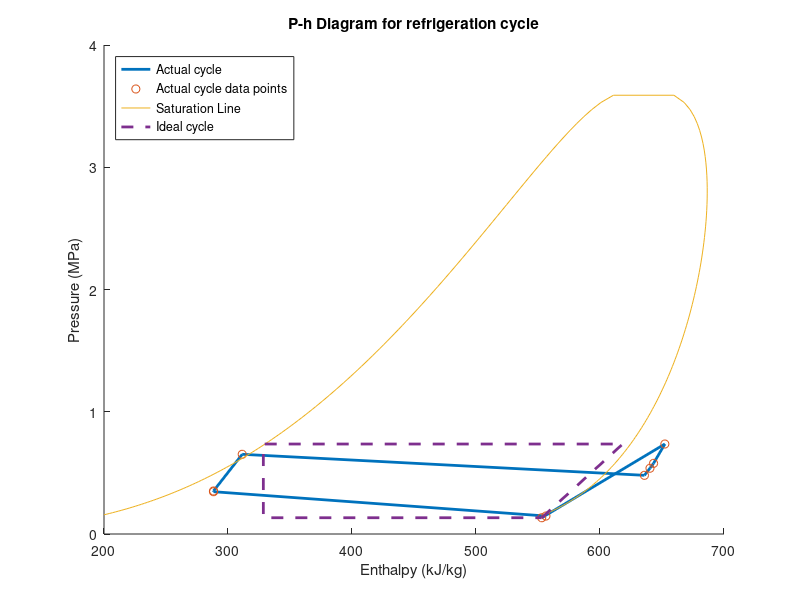

Here is the MATLAB script that generated this plot:
P = [0.133, 0.736, 0.578, 0.538, 0.48, 0.652, 0.352, 0.346, 0.147];
h = [552.99, 652.3, 643.18, 640.3, 635.82, 311.46, 288.33, 288.33, 556.41];
P_sat = [0.15696, 0.16259, 0.16839, 0.17434, 0.18045, 0.18672, 0.19316, 0.19976, 0.20654, 0.21349, 0.22061, 0.22792, 0.23541, 0.24308, 0.25094, 0.25899, 0.26724, 0.27568, 0.28432, 0.29317, 0.30222, 0.31148, 0.32095, 0.33064, 0.34054, 0.35067, 0.36102, 0.3716, 0.3824, 0.39344, 0.40472, 0.41624, 0.428, 0.44001, 0.45226, 0.46477, 0.47753, 0.49055, 0.50384, 0.51739, 0.53121, 0.5453, 0.55966, 0.57431, 0.58923, 0.60444, 0.61994, 0.63574, 0.65182, 0.66821, 0.6849, 0.70189, 0.71919, 0.73681, 0.75474, 0.77299, 0.79156, 0.81046, 0.82969, 0.84926, 0.86916, 0.8894, 0.90999, 0.93092, 0.95221, 0.97385, 0.99586, 1.0182, 1.041, 1.0641, 1.0875, 1.1114, 1.1356, 1.1603, 1.1853, 1.2107, 1.2365, 1.2627, 1.2893, 1.3163, 1.3438, 1.3716, 1.3999, 1.4286, 1.4578, 1.4874, 1.5174, 1.5478, 1.5788, 1.6101, 1.642, 1.6742, 1.707, 1.7402, 1.7739, 1.8081, 1.8428, 1.878, 1.9137, 1.9498, 1.9865, 2.0237, 2.0614, 2.0997, 2.1385, 2.1778, 2.2176, 2.258, 2.299, 2.3405, 2.3826, 2.4253, 2.4685, 2.5124, 2.5568, 2.6019, 2.6476, 2.6939, 2.7408, 2.7884, 2.8366, 2.8855, 2.9351, 2.9854, 3.0363, 3.088, 3.1404, 3.1936, 3.2475, 3.3023, 3.3578, 3.4142, 3.4715, 3.5298, 3.5891, 3.5891, 3.5298, 3.4715, 3.4142, 3.3578, 3.3023, 3.2475, 3.1936, 3.1404, 3.088, 3.0363, 2.9854, 2.9351, 2.8855, 2.8366, 2.7884, 2.7408, 2.6939, 2.6476, 2.6019, 2.5568, 2.5124, 2.4685, 2.4253, 2.3826, 2.3405, 2.299, 2.258, 2.2176, 2.1778, 2.1385, 2.0997, 2.0614, 2.0237, 1.9865, 1.9498, 1.9137, 1.878, 1.8428, 1.8081, 1.7739, 1.7402, 1.707, 1.6742, 1.642, 1.6101, 1.5788, 1.5478, 1.5174, 1.4874, 1.4578, 1.4286, 1.3999, 1.3716, 1.3438, 1.3163, 1.2893, 1.2627, 1.2365, 1.2107, 1.1853, 1.1603, 1.1356, 1.1114, 1.0875, 1.0641, 1.041, 1.0182, 0.99586, 0.97385, 0.95221, 0.93092, 0.90999, 0.8894, 0.86916, 0.84926, 0.82969, 0.81046, 0.79156, 0.77299, 0.75474, 0.73681, 0.71919, 0.70189, 0.6849, 0.66821, 0.65182, 0.63574, 0.61994, 0.60444, 0.58923, 0.57431, 0.55966, 0.5453, 0.53121, 0.51739, 0.50384, 0.49055, 0.47753, 0.46477, 0.45226, 0.44001, 0.428, 0.41624, 0.40472, 0.39344, 0.3824, 0.3716, 0.36102, 0.35067, 0.34054, 0.33064, 0.32095, 0.31148, 0.30222, 0.29317, 0.28432, 0.27568, 0.26724, 0.25899, 0.25094, 0.24308, 0.23541, 0.22792, 0.22061, 0.21349, 0.20654, 0.19976, 0.19316, 0.18672, 0.18045, 0.17434, 0.16839, 0.16259, 0.15696];
h_sat = [200.0, 202.29, 204.59, 206.89, 209.19, 211.5, 213.82, 216.14, 218.47, 220.81, 223.15, 225.5, 227.85, 230.21, 232.57, 234.94, 237.32, 239.7, 242.09, 244.48, 246.88, 249.29, 251.7, 254.12, 256.55, 258.98, 261.42, 263.86, 266.32, 268.78, 271.24, 273.71, 276.19, 278.68, 281.17, 283.67, 286.18, 288.69, 291.22, 293.74, 296.28, 298.82, 301.37, 303.93, 306.5, 309.07, 311.65, 314.24, 316.84, 319.45, 322.06, 324.68, 327.31, 329.95, 332.6, 335.25, 337.91, 340.59, 343.27, 345.96, 348.66, 351.36, 354.08, 356.81, 359.55, 362.29, 365.05, 367.81, 370.59, 373.37, 376.17, 378.98, 381.79, 384.62, 387.46, 390.31, 393.17, 396.04, 398.93, 401.82, 404.73, 407.65, 410.59, 413.53, 416.49, 419.46, 422.45, 425.45, 428.47, 431.49, 434.54, 437.6, 440.67, 443.77, 446.87, 450.0, 453.14, 456.3, 459.49, 462.68, 465.9, 469.14, 472.41, 475.69, 479.0, 482.33, 485.69, 489.07, 492.48, 495.92, 499.39, 502.89, 506.43, 510.0, 513.61, 517.26, 520.96, 524.7, 528.5, 532.35, 536.26, 540.24, 544.29, 548.43, 552.66, 557.01, 561.47, 566.09, 570.9, 575.93, 581.25, 586.99, 593.34, 600.76, 610.83, 659.61, 667.88, 672.64, 675.96, 678.44, 680.36, 681.88, 683.09, 684.06, 684.81, 685.4, 685.84, 686.15, 686.36, 686.46, 686.47, 686.41, 686.27, 686.07, 685.81, 685.49, 685.12, 684.7, 684.24, 683.74, 683.2, 682.62, 682.01, 681.37, 680.7, 680.0, 679.27, 678.52, 677.74, 676.94, 676.11, 675.27, 674.4, 673.52, 672.62, 671.7, 670.76, 669.81, 668.84, 667.86, 666.86, 665.85, 664.82, 663.78, 662.73, 661.67, 660.6, 659.51, 658.42, 657.31, 656.2, 655.07, 653.94, 652.79, 651.64, 650.48, 649.31, 648.14, 646.96, 645.77, 644.57, 643.36, 642.15, 640.94, 639.72, 638.49, 637.26, 636.02, 634.78, 633.53, 632.28, 631.02, 629.76, 628.49, 627.22, 625.95, 624.67, 623.39, 622.11, 620.82, 619.53, 618.24, 616.94, 615.64, 614.34, 613.04, 611.73, 610.43, 609.11, 607.8, 606.49, 605.17, 603.85, 602.53, 601.21, 599.88, 598.56, 597.23, 595.9, 594.57, 593.24, 591.91, 590.57, 589.24, 587.9, 586.56, 585.23, 583.89, 582.55, 581.21, 579.87, 578.52, 577.18, 575.84, 574.5, 573.15, 571.81, 570.47, 569.12, 567.78, 566.43, 565.09, 563.74, 562.4, 561.06, 559.71, 558.37, 557.02, 555.68, 554.34];

P_ideal = [0.133, 0.736, 0.736, 0.133, 0.133];
h_ideal = [552.99, 618.32, 328.5, 328.5, 552.99];

hold on
% plot the actual cycle with thick line
plot(h, P, 'LineWidth', 2)
plot(h, P, 'o')
plot(h_sat, P_sat)
% plot the ideal cycle using dash line
plot(h_ideal, P_ideal, '--', 'LineWidth', 2)
title('P-h Diagram for refrigeration cycle')
xlabel('Enthalpy (kJ/kg)')
ylabel('Pressure (MPa)')
legend('Actual cycle', 'Actual cycle data points', 'Saturation Line', 'Ideal cycle', "Location", "northwest")
